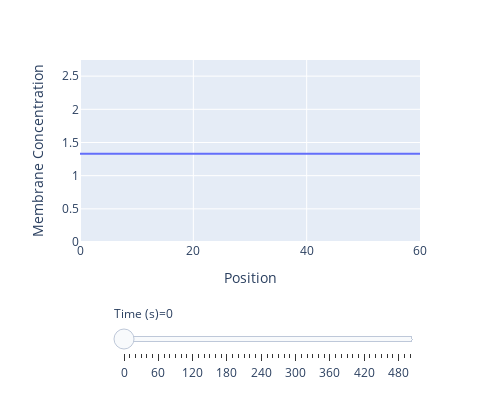

The notebook cell this image was saved under:
### Code cell
# Interactive figure of simulation results
fig = px.line(data_frame=df, x="Position", y='Membrane Concentration', animation_frame='Time (s)', range_y=[0, 1.1 * np.max(solns_seg[0])],
              width=500, height=400)
fig["layout"].pop("updatemenus")
fig.show()

### Figure 1 — Plotly figure (JSON) as saved in the notebook; plotly's stock layout.template omitted (floating-point values rounded to 4 significant figures)
{"data": [{"hovertemplate": "Time (s)=0<br>Position=%{x}<br>Membrane Concentration=%{y}<extra></extra>", "legendgroup": "", "line": {"color": "#636efa", "dash": "solid"}, "marker": {"symbol": "circle"}, "mode": "lines", "name": "", "orientation": "v", "showlegend": false, "type": "scatter", "x": [0, 0.6061, 1.212, 1.818, 2.424, 3.03, 3.636, 4.242, 4.848, 5.455, 6.061, 6.667, 7.273, 7.879, 8.485, 9.091, 9.697, 10.3, 10.91, 11.52, 12.12, 12.73, 13.33, 13.94, 14.55, 15.15, 15.76, 16.36, 16.97, 17.58, 18.18, 18.79, 19.39, 20, 20.61, 21.21, 21.82, 22.42, 23.03, 23.64, 24.24, 24.85, 25.45, 26.06, 26.67, 27.27, 27.88, 28.48, 29.09, 29.7, 30.3, 30.91, 31.52, 32.12, 32.73, 33.33, 33.94, 34.55, 35.15, 35.76, 36.36, 36.97, 37.58, 38.18, 38.79, 39.39, 40, 40.61, 41.21, 41.82, 42.42, 43.03, 43.64, 44.24, 44.85, 45.45, 46.06, 46.67, 47.27, 47.88, 48.48, 49.09, 49.7, 50.3, 50.91, 51.52, 52.12, 52.73, 53.33, 53.94, 54.55, 55.15, 55.76, 56.36, 56.97, 57.58, 58.18, 58.79, 59.39, 60], "xaxis": "x", "y": [1.329, 1.329, 1.329, 1.329, 1.329, 1.329, 1.329, 1.329, 1.329, 1.329, 1.329, 1.329, 1.329, 1.329, 1.329, 1.329, 1.329, 1.329, 1.329, 1.329, 1.329, 1.329, 1.329, 1.329, 1.329, 1.329, 1.329, 1.329, 1.329, 1.329, 1.329, 1.329, 1.329, 1.329, 1.329, 1.329, 1.329, 1.329, 1.329, 1.329, 1.329, 1.329, 1.329, 1.329, 1.329, 1.329, 1.329, 1.329, 1.329, 1.329, 1.329, 1.329, 1.329, 1.329, 1.329, 1.329, 1.329, 1.329, 1.329, 1.329, 1.329, 1.329, 1.329, 1.329, 1.329, 1.329, 1.329, 1.329, 1.329, 1.329, 1.329, 1.329, 1.329, 1.329, 1.329, 1.329, 1.329, 1.329, 1.329, 1.329, 1.329, 1.329, 1.329, 1.329, 1.329, 1.329, 1.329, 1.329, 1.329, 1.329, 1.329, 1.329, 1.329, 1.329, 1.329, 1.329, 1.329, 1.329, 1.329, 1.329], "yaxis": "y"}], "layout": {"height": 400, "legend": {"tracegroupgap": 0}, "margin": {"t": 60}, "sliders": [{"active": 0, "currentvalue": {"prefix": "Time (s)="}, "len": 0.9, "pad": {"b": 10, "t": 60}, "steps": [{"args": [["0"], {"frame": {"duration": 0, "redraw": false}, "fromcurrent": true, "mode": "immediate", "transition": {"duration": 0, "easing": "linear"}}], "label": "0", "method": "animate"}, {"args": [["10"], {"frame": {"duration": 0, "redraw": false}, "fromcurrent": true, "mode": "immediate", "transition": {"duration": 0, "easing": "linear"}}], "label": "10", "method": "animate"}, {"args": [["20"], {"frame": {"duration": 0, "redraw": false}, "fromcurrent": true, "mode": "immediate", "transition": {"duration": 0, "easing": "linear"}}], "label": "20", "method": "animate"}, {"args": [["30"], {"frame": {"duration": 0, "redraw": false}, "fromcurrent": true, "mode": "immediate", "transition": {"duration": 0, "easing": "linear"}}], "label": "30", "method": "animate"}, {"args": [["40"], {"frame": {"duration": 0, "redraw": false}, "fromcurrent": true, "mode": "immediate", "transition": {"duration": 0, "easing": "linear"}}], "label": "40", "method": "animate"}, {"args": [["50"], {"frame": {"duration": 0, "redraw": false}, "fromcurrent": true, "mode": "immediate", "transition": {"duration": 0, "easing": "linear"}}], "label": "50", "method": "animate"}, {"args": [["60"], {"frame": {"duration": 0, "redraw": false}, "fromcurrent": true, "mode": "immediate", "transition": {"duration": 0, "easing": "linear"}}], "label": "60", "method": "animate"}, {"args": [["70"], {"frame": {"duration": 0, "redraw": false}, "fromcurrent": true, "mode": "immediate", "transition": {"duration": 0, "easing": "linear"}}], "label": "70", "method": "animate"}, {"args": [["80"], {"frame": {"duration": 0, "redraw": false}, "fromcurrent": true, "mode": "immediate", "transition": {"duration": 0, "easing": "linear"}}], "label": "80", "method": "animate"}, {"args": [["90"], {"frame": {"duration": 0, "redraw": false}, "fromcurrent": true, "mode": "immediate", "transition": {"duration": 0, "easing": "linear"}}], "label": "90", "method": "animate"}, {"args": [["100"], {"frame": {"duration": 0, "redraw": false}, "fromcurrent": true, "mode": "immediate", "transition": {"duration": 0, "easing": "linear"}}], "label": "100", "method": "animate"}, {"args": [["110"], {"frame": {"duration": 0, "redraw": false}, "fromcurrent": true, "mode": "immediate", "transition": {"duration": 0, "easing": "linear"}}], "label": "110", "method": "animate"}, {"args": [["120"], {"frame": {"duration": 0, "redraw": false}, "fromcurrent": true, "mode": "immediate", "transition": {"duration": 0, "easing": "linear"}}], "label": "120", "method": "animate"}, {"args": [["130"], {"frame": {"duration": 0, "redraw": false}, "fromcurrent": true, "mode": "immediate", "transition": {"duration": 0, "easing": "linear"}}], "label": "130", "method": "animate"}, {"args": [["140"], {"frame": {"duration": 0, "redraw": false}, "fromcurrent": true, "mode": "immediate", "transition": {"duration": 0, "easing": "linear"}}], "label": "140", "method": "animate"}, {"args": [["150"], {"frame": {"duration": 0, "redraw": false}, "fromcurrent": true, "mode": "immediate", "transition": {"duration": 0, "easing": "linear"}}], "label": "150", "method": "animate"}, {"args": [["160"], {"frame": {"duration": 0, "redraw": false}, "fromcurrent": true, "mode": "immediate", "transition": {"duration": 0, "easing": "linear"}}], "label": "160", "method": "animate"}, {"args": [["170"], {"frame": {"duration": 0, "redraw": false}, "fromcurrent": true, "mode": "immediate", "transition": {"duration": 0, "easing": "linear"}}], "label": "170", "method": "animate"}, {"args": [["180"], {"frame": {"duration": 0, "redraw": false}, "fromcurrent": true, "mode": "immediate", "transition": {"duration": 0, "easing": "linear"}}], "label": "180", "method": "animate"}, {"args": [["190"], {"frame": {"duration": 0, "redraw": false}, "fromcurrent": true, "mode": "immediate", "transition": {"duration": 0, "easing": "linear"}}], "label": "190", "method": "animate"}, {"args": [["200"], {"frame": {"duration": 0, "redraw": false}, "fromcurrent": true, "mode": "immediate", "transition": {"duration": 0, "easing": "linear"}}], "label": "200", "method": "animate"}, {"args": [["210"], {"frame": {"duration": 0, "redraw": false}, "fromcurrent": true, "mode": "immediate", "transition": {"duration": 0, "easing": "linear"}}], "label": "210", "method": "animate"}, {"args": [["220"], {"frame": {"duration": 0, "redraw": false}, "fromcurrent": true, "mode": "immediate", "transition": {"duration": 0, "easing": "linear"}}], "label": "220", "method": "animate"}, {"args": [["230"], {"frame": {"duration": 0, "redraw": false}, "fromcurrent": true, "mode": "immediate", "transition": {"duration": 0, "easing": "linear"}}], "label": "230", "method": "animate"}, {"args": [["240"], {"frame": {"duration": 0, "redraw": false}, "fromcurrent": true, "mode": "immediate", "transition": {"duration": 0, "easing": "linear"}}], "label": "240", "method": "animate"}, {"args": [["250"], {"frame": {"duration": 0, "redraw": false}, "fromcurrent": true, "mode": "immediate", "transition": {"duration": 0, "easing": "linear"}}], "label": "250", "method": "animate"}, {"args": [["260"], {"frame": {"duration": 0, "redraw": false}, "fromcurrent": true, "mode": "immediate", "transition": {"duration": 0, "easing": "linear"}}], "label": "260", "method": "animate"}, {"args": [["270"], {"frame": {"duration": 0, "redraw": false}, "fromcurrent": true, "mode": "immediate", "transition": {"duration": 0, "easing": "linear"}}], "label": "270", "method": "animate"}, {"args": [["280"], {"frame": {"duration": 0, "redraw": false}, "fromcurrent": true, "mode": "immediate", "transition": {"duration": 0, "easing": "linear"}}], "label": "280", "method": "animate"}, {"args": [["290"], {"frame": {"duration": 0, "redraw": false}, "fromcurrent": true, "mode": "immediate", "transition": {"duration": 0, "easing": "linear"}}], "label": "290", "method": "animate"}, {"args": [["300"], {"frame": {"duration": 0, "redraw": false}, "fromcurrent": true, "mode": "immediate", "transition": {"duration": 0, "easing": "linear"}}], "label": "300", "method": "animate"}, {"args": [["310"], {"frame": {"duration": 0, "redraw": false}, "fromcurrent": true, "mode": "immediate", "transition": {"duration": 0, "easing": "linear"}}], "label": "310", "method": "animate"}, {"args": [["320"], {"frame": {"duration": 0, "redraw": false}, "fromcurrent": true, "mode": "immediate", "transition": {"duration": 0, "easing": "linear"}}], "label": "320", "method": "animate"}, {"args": [["330"], {"frame": {"duration": 0, "redraw": false}, "fromcurrent": true, "mode": "immediate", "transition": {"duration": 0, "easing": "linear"}}], "label": "330", "method": "animate"}, {"args": [["340"], {"frame": {"duration": 0, "redraw": false}, "fromcurrent": true, "mode": "immediate", "transition": {"duration": 0, "easing": "linear"}}], "label": "340", "method": "animate"}, {"args": [["350"], {"frame": {"duration": 0, "redraw": false}, "fromcurrent": true, "mode": "immediate", "transition": {"duration": 0, "easing": "linear"}}], "label": "350", "method": "animate"}, {"args": [["360"], {"frame": {"duration": 0, "redraw": false}, "fromcurrent": true, "mode": "immediate", "transition": {"duration": 0, "easing": "linear"}}], "label": "360", "method": "animate"}, {"args": [["370"], {"frame": {"duration": 0, "redraw": false}, "fromcurrent": true, "mode": "immediate", "transition": {"duration": 0, "easing": "linear"}}], "label": "370", "method": "animate"}, {"args": [["380"], {"frame": {"duration": 0, "redraw": false}, "fromcurrent": true, "mode": "immediate", "transition": {"duration": 0, "easing": "linear"}}], "label": "380", "method": "animate"}, {"args": [["390"], {"frame": {"duration": 0, "redraw": false}, "fromcurrent": true, "mode": "immediate", "transition": {"duration": 0, "easing": "linear"}}], "label": "390", "method": "animate"}, {"args": [["400"], {"frame": {"duration": 0, "redraw": false}, "fromcurrent": true, "mode": "immediate", "transition": {"duration": 0, "easing": "linear"}}], "label": "400", "method": "animate"}, {"args": [["410"], {"frame": {"duration": 0, "redraw": false}, "fromcurrent": true, "mode": "immediate", "transition": {"duration": 0, "easing": "linear"}}], "label": "410", "method": "animate"}, {"args": [["420"], {"frame": {"duration": 0, "redraw": false}, "fromcurrent": true, "mode": "immediate", "transition": {"duration": 0, "easing": "linear"}}], "label": "420", "method": "animate"}, {"args": [["430"], {"frame": {"duration": 0, "redraw": false}, "fromcurrent": true, "mode": "immediate", "transition": {"duration": 0, "easing": "linear"}}], "label": "430", "method": "animate"}, {"args": [["440"], {"frame": {"duration": 0, "redraw": false}, "fromcurrent": true, "mode": "immediate", "transition": {"duration": 0, "easing": "linear"}}], "label": "440", "method": "animate"}, {"args": [["450"], {"frame": {"duration": 0, "redraw": false}, "fromcurrent": true, "mode": "immediate", "transition": {"duration": 0, "easing": "linear"}}], "label": "450", "method": "animate"}, {"args": [["460"], {"frame": {"duration": 0, "redraw": false}, "fromcurrent": true, "mode": "immediate", "transition": {"duration": 0, "easing": "linear"}}], "label": "460", "method": "animate"}, {"args": [["470"], {"frame": {"duration": 0, "redraw": false}, "fromcurrent": true, "mode": "immediate", "transition": {"duration": 0, "easing": "linear"}}], "label": "470", "method": "animate"}, {"args": [["480"], {"frame": {"duration": 0, "redraw": false}, "fromcurrent": true, "mode": "immediate", "transition": {"duration": 0, "easing": "linear"}}], "label": "480", "method": "animate"}, {"args": [["490"], {"frame": {"duration": 0, "redraw": false}, "fromcurrent": true, "mode": "immediate", "transition": {"duration": 0, "easing": "linear"}}], "label": "490", "method": "animate"}, {"args": [["500"], {"frame": {"duration": 0, "redraw": false}, "fromcurrent": true, "mode": "immediate", "transition": {"duration": 0, "easing": "linear"}}], "label": "500", "method": "animate"}], "x": 0.1, "xanchor": "left", "y": 0, "yanchor": "top"}], "width": 500, "xaxis": {"anchor": "y", "domain": [0, 1], "title": {"text": "Position"}}, "yaxis": {"anchor": "x", "domain": [0, 1], "range": [0, 2.743], "title": {"text": "Membrane Concentration"}}}}
